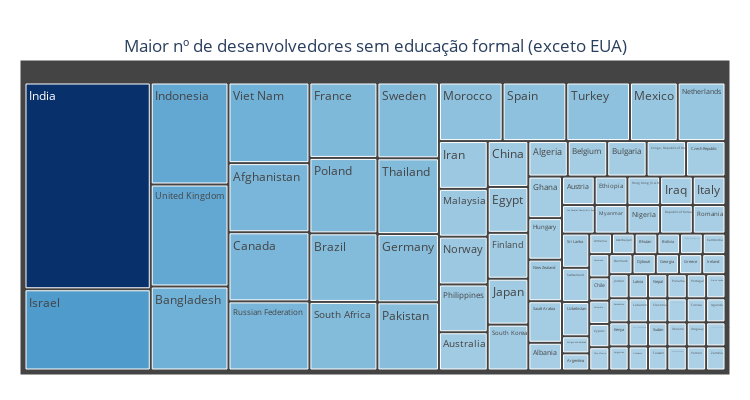

Notebook cell for this chart:
### Code cell
fig = px.treemap(Devs, 
            path=[Devs.index], 
            values=Devs.values, 
            color=Devs.values, 
            color_continuous_scale='Blues',
            color_continuous_midpoint=np.average(Devs.values, weights=Devs.values)
            )
fig.update_layout(
    width=750, 
    height=400,
    title={
        'text': 'Maior nº de desenvolvedores sem educação formal (exceto EUA)', 
        'y':0.9,
        'x':0.5,
        'xanchor': 'center', 
        'yanchor': 'top'},
    margin=dict(
        autoexpand=False,
        l=20,
        r=20,
        t=60,
        b=25
    ),
    showlegend=False,
    plot_bgcolor='white'
)
fig.show()

### Figure 1 — Plotly figure (JSON) as saved in the notebook; plotly's stock layout.template omitted (floating-point values rounded to 4 significant figures)
{"data": [{"branchvalues": "total", "customdata": [[12], [2], [3], [1], [1], [1], [4], [2], [1], [14], [3], [1], [1], [1], [10], [3], [1], [1], [12], [1], [4], [1], [3], [1], [3], [1], [1], [1], [4], [2], [4], [11], [1], [9], [3], [1], [2], [3], [56], [17], [5], [2], [1], [22], [2], [4], [1], [1], [1], [1], [2], [1], [1], [1], [1], [5], [6], [8], [2], [1], [6], [3], [2], [5], [9], [1], [5], [11], [1], [2], [2], [12], [3], [1], [1], [10], [4], [8], [2], [1], [10], [2], [1], [10], [1], [1], [8], [1], [1], [1], [17], [1], [2], [1], [14], [1], [1]], "domain": {"x": [0, 1], "y": [0, 1]}, "hovertemplate": "labels=%{label}<br>value=%{value}<br>parent=%{parent}<br>id=%{id}<br>color=%{color}<extra></extra>", "ids": ["Afghanistan", "Albania", "Algeria", "Antigua and Barbuda", "Argentina", "Armenia", "Australia", "Austria", "Azerbaijan", "Bangladesh", "Belgium", "Bhutan", "Bolivia", "Bosnia and Herzegovina", "Brazil", "Bulgaria", "Cambodia", "Cameroon", "Canada", "Chile", "China", "Colombia", "Congo, Republic of the...", "Cyprus", "Czech Republic", "Côte d'Ivoire", "Denmark", "Djibouti", "Egypt", "Ethiopia", "Finland", "France", "Georgia", "Germany", "Ghana", "Greece", "Hong Kong (S.A.R.)", "Hungary", "India", "Indonesia", "Iran", "Iraq", "Ireland", "Israel", "Italy", "Japan", "Jordan", "Kazakhstan", "Kenya", "Kyrgyzstan", "Lao People's Democratic Republic", "Latvia", "Lebanon", "Libyan Arab Jamahiriya", "Lithuania", "Malaysia", "Mexico", "Morocco", "Myanmar", "Nepal", "Netherlands", "New Zealand", "Nigeria", "Norway", "Pakistan", "Panama", "Philippines", "Poland", "Portugal", "Republic of Korea", "Romania", "Russian Federation", "Saudi Arabia", "Sierra Leone", "Slovenia", "South Africa", "South Korea", "Spain", "Sri Lanka", "Sudan", "Sweden", "Switzerland", "Taiwan", "Thailand", "The former Yugoslav Republic of Macedonia", "Tunisia", "Turkey", "Uganda", "Ukraine", "United Arab Emirates", "United Kingdom", "Uruguay", "Uzbekistan", "Venezuela, Bolivarian Republic of...", "Viet Nam", "Yemen", "Zambia"], "labels": ["Afghanistan", "Albania", "Algeria", "Antigua and Barbuda", "Argentina", "Armenia", "Australia", "Austria", "Azerbaijan", "Bangladesh", "Belgium", "Bhutan", "Bolivia", "Bosnia and Herzegovina", "Brazil", "Bulgaria", "Cambodia", "Cameroon", "Canada", "Chile", "China", "Colombia", "Congo, Republic of the...", "Cyprus", "Czech Republic", "Côte d'Ivoire", "Denmark", "Djibouti", "Egypt", "Ethiopia", "Finland", "France", "Georgia", "Germany", "Ghana", "Greece", "Hong Kong (S.A.R.)", "Hungary", "India", "Indonesia", "Iran", "Iraq", "Ireland", "Israel", "Italy", "Japan", "Jordan", "Kazakhstan", "Kenya", "Kyrgyzstan", "Lao People's Democratic Republic", "Latvia", "Lebanon", "Libyan Arab Jamahiriya", "Lithuania", "Malaysia", "Mexico", "Morocco", "Myanmar", "Nepal", "Netherlands", "New Zealand", "Nigeria", "Norway", "Pakistan", "Panama", "Philippines", "Poland", "Portugal", "Republic of Korea", "Romania", "Russian Federation", "Saudi Arabia", "Sierra Leone", "Slovenia", "South Africa", "South Korea", "Spain", "Sri Lanka", "Sudan", "Sweden", "Switzerland", "Taiwan", "Thailand", "The former Yugoslav Republic of Macedonia", "Tunisia", "Turkey", "Uganda", "Ukraine", "United Arab Emirates", "United Kingdom", "Uruguay", "Uzbekistan", "Venezuela, Bolivarian Republic of...", "Viet Nam", "Yemen", "Zambia"], "marker": {"coloraxis": "coloraxis", "colors": [12, 2, 3, 1, 1, 1, 4, 2, 1, 14, 3, 1, 1, 1, 10, 3, 1, 1, 12, 1, 4, 1, 3, 1, 3, 1, 1, 1, 4, 2, 4, 11, 1, 9, 3, 1, 2, 3, 56, 17, 5, 2, 1, 22, 2, 4, 1, 1, 1, 1, 2, 1, 1, 1, 1, 5, 6, 8, 2, 1, 6, 3, 2, 5, 9, 1, 5, 11, 1, 2, 2, 12, 3, 1, 1, 10, 4, 8, 2, 1, 10, 2, 1, 10, 1, 1, 8, 1, 1, 1, 17, 1, 2, 1, 14, 1, 1]}, "name": "", "parents": ["", "", "", "", "", "", "", "", "", "", "", "", "", "", "", "", "", "", "", "", "", "", "", "", "", "", "", "", "", "", "", "", "", "", "", "", "", "", "", "", "", "", "", "", "", "", "", "", "", "", "", "", "", "", "", "", "", "", "", "", "", "", "", "", "", "", "", "", "", "", "", "", "", "", "", "", "", "", "", "", "", "", "", "", "", "", "", "", "", "", "", "", "", "", "", "", ""], "type": "treemap", "values": [12, 2, 3, 1, 1, 1, 4, 2, 1, 14, 3, 1, 1, 1, 10, 3, 1, 1, 12, 1, 4, 1, 3, 1, 3, 1, 1, 1, 4, 2, 4, 11, 1, 9, 3, 1, 2, 3, 56, 17, 5, 2, 1, 22, 2, 4, 1, 1, 1, 1, 2, 1, 1, 1, 1, 5, 6, 8, 2, 1, 6, 3, 2, 5, 9, 1, 5, 11, 1, 2, 2, 12, 3, 1, 1, 10, 4, 8, 2, 1, 10, 2, 1, 10, 1, 1, 8, 1, 1, 1, 17, 1, 2, 1, 14, 1, 1]}], "layout": {"coloraxis": {"cmid": 14.93, "colorbar": {"title": {"text": "color"}}, "colorscale": [[0, "rgb(247,251,255)"], [0.125, "rgb(222,235,247)"], [0.25, "rgb(198,219,239)"], [0.375, "rgb(158,202,225)"], [0.5, "rgb(107,174,214)"], [0.625, "rgb(66,146,198)"], [0.75, "rgb(33,113,181)"], [0.875, "rgb(8,81,156)"], [1, "rgb(8,48,107)"]]}, "height": 400, "legend": {"tracegroupgap": 0}, "margin": {"autoexpand": false, "b": 25, "l": 20, "r": 20, "t": 60}, "plot_bgcolor": "white", "showlegend": false, "title": {"text": "Maior nº de desenvolvedores sem educação formal (exceto EUA)", "x": 0.5, "xanchor": "center", "y": 0.9, "yanchor": "top"}, "width": 750}}
